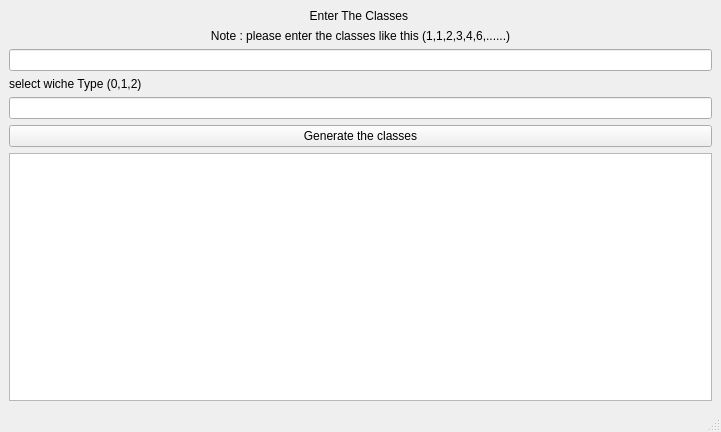
<?xml version="1.0" encoding="UTF-8"?>
<ui version="4.0">
 <class>MainWindow</class>
 <widget class="QMainWindow" name="MainWindow">
  <property name="geometry">
   <rect>
    <x>0</x>
    <y>0</y>
    <width>721</width>
    <height>432</height>
   </rect>
  </property>
  <property name="windowTitle">
   <string>MainWindow</string>
  </property>
  <widget class="QWidget" name="centralwidget">
   <layout class="QGridLayout" name="gridLayout">
    <item row="0" column="0">
     <layout class="QVBoxLayout" name="verticalLayout">
      <item>
       <widget class="QLabel" name="label">
        <property name="text">
         <string>Enter The Classes </string>
        </property>
        <property name="alignment">
         <set>Qt::AlignCenter</set>
        </property>
       </widget>
      </item>
      <item>
       <widget class="QLabel" name="label_2">
        <property name="text">
         <string>Note : please enter the classes like this (1,1,2,3,4,6,......)</string>
        </property>
        <property name="alignment">
         <set>Qt::AlignCenter</set>
        </property>
       </widget>
      </item>
      <item>
       <widget class="QLineEdit" name="lineEdit"/>
      </item>
      <item>
       <widget class="QLabel" name="label_3">
        <property name="text">
         <string>select wiche Type (0,1,2)</string>
        </property>
       </widget>
      </item>
      <item>
       <widget class="QLineEdit" name="lineEdit_2"/>
      </item>
      <item>
       <widget class="QPushButton" name="pushButton">
        <property name="text">
         <string>Generate the classes</string>
        </property>
       </widget>
      </item>
      <item>
       <widget class="QPlainTextEdit" name="plainTextEdit">
        <property name="readOnly">
         <bool>true</bool>
        </property>
        <property name="plainText">
         <string/>
        </property>
       </widget>
      </item>
     </layout>
    </item>
   </layout>
  </widget>
  <widget class="QMenuBar" name="menubar">
   <property name="geometry">
    <rect>
     <x>0</x>
     <y>0</y>
     <width>721</width>
     <height>20</height>
    </rect>
   </property>
  </widget>
  <widget class="QStatusBar" name="statusbar"/>
 </widget>
 <resources/>
 <connections/>
</ui>
